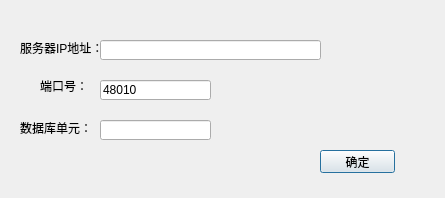
<?xml version="1.0" encoding="UTF-8"?>
<ui version="4.0">
 <class>Clientinit</class>
 <widget class="QDialog" name="Clientinit">
  <property name="geometry">
   <rect>
    <x>0</x>
    <y>0</y>
    <width>445</width>
    <height>198</height>
   </rect>
  </property>
  <property name="windowTitle">
   <string>服务器设置</string>
  </property>
  <widget class="QLabel" name="label">
   <property name="geometry">
    <rect>
     <x>20</x>
     <y>40</y>
     <width>81</width>
     <height>16</height>
    </rect>
   </property>
   <property name="text">
    <string>服务器IP地址：</string>
   </property>
  </widget>
  <widget class="QLabel" name="label_2">
   <property name="geometry">
    <rect>
     <x>40</x>
     <y>80</y>
     <width>54</width>
     <height>12</height>
    </rect>
   </property>
   <property name="text">
    <string>端口号：</string>
   </property>
  </widget>
  <widget class="QLabel" name="label_3">
   <property name="geometry">
    <rect>
     <x>20</x>
     <y>120</y>
     <width>71</width>
     <height>16</height>
    </rect>
   </property>
   <property name="text">
    <string>数据库单元：</string>
   </property>
  </widget>
  <widget class="QLineEdit" name="ClientIP">
   <property name="geometry">
    <rect>
     <x>100</x>
     <y>40</y>
     <width>221</width>
     <height>20</height>
    </rect>
   </property>
  </widget>
  <widget class="QLineEdit" name="Clientport">
   <property name="geometry">
    <rect>
     <x>100</x>
     <y>80</y>
     <width>111</width>
     <height>20</height>
    </rect>
   </property>
   <property name="text">
    <string>48010</string>
   </property>
  </widget>
  <widget class="QLineEdit" name="Cunit">
   <property name="geometry">
    <rect>
     <x>100</x>
     <y>120</y>
     <width>111</width>
     <height>20</height>
    </rect>
   </property>
  </widget>
  <widget class="QPushButton" name="Clientok">
   <property name="geometry">
    <rect>
     <x>320</x>
     <y>150</y>
     <width>75</width>
     <height>23</height>
    </rect>
   </property>
   <property name="text">
    <string>确定</string>
   </property>
  </widget>
 </widget>
 <resources/>
 <connections/>
</ui>
